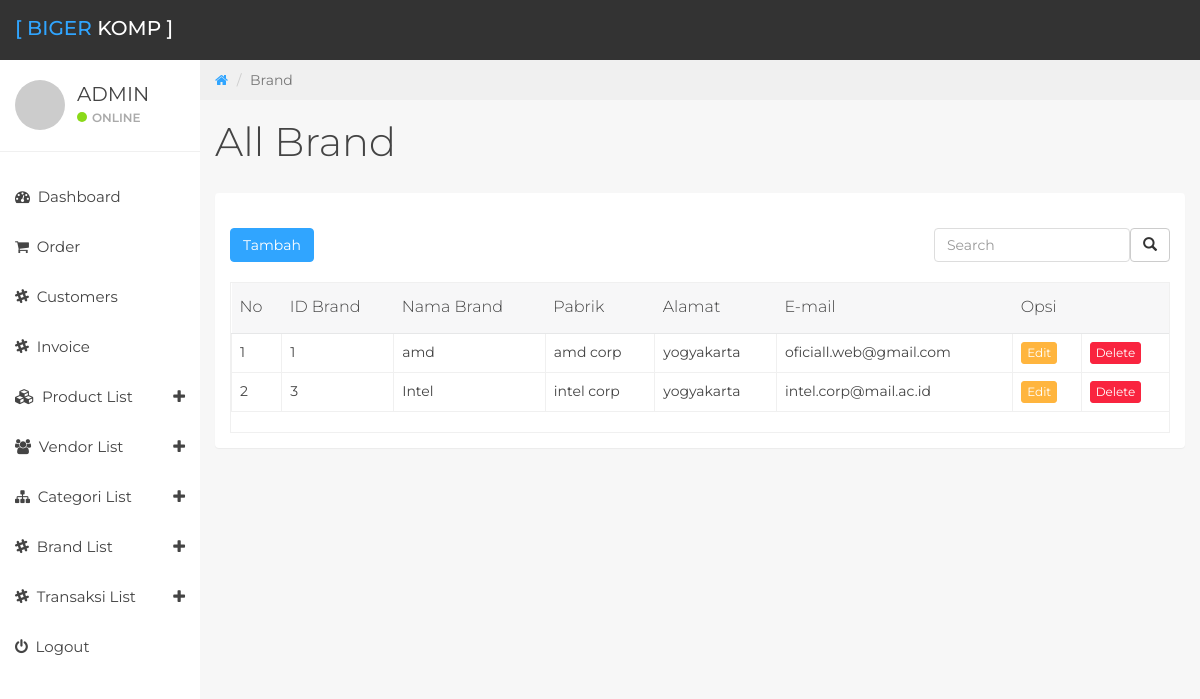
Page /home/showbrand (signed in) on the committed database.
### tables this page shows
CREATE TABLE `brand` (
  `id_brand` int(11) NOT NULL,
  `nama_brand` varchar(20) NOT NULL,
  `manufacture` varchar(30) NOT NULL,
  `alamat` text NOT NULL,
  `email` varchar(50) NOT NULL
);

### application/libraries/template.php (called while the page is built)
<?php
class Template {
   var $template_data = array();
    public function set($name, $value)
    {
        $this->template_data[$name]=$value;
    }
    public function load($template='', $view='', $view_data='', $return = FALSE)
    {
        $this->CI =& get_instance();
        $this->set('contents',$this->CI->load->view($view, $view_data, TRUE));
        return $this->CI->load->view($template, $this->template_data, $return);
    }
}
?>

### application/controllers/home.php (called while the page is built, shortened)
<?php
class Home extends CI_Controller {
 		public function showbrand(){
 			$data['value'] = $this->produk_model->getData('brand')->result();
 			$data['count'] = $this->produk_model->getData('brand')->num_rows();
 			$this->template->load('admin/wraper','admin/isi/showbrand',$data);
 		}
}
?>

### index.php (called while the page is built, shortened)
<?php
require_once BASEPATH.'core/CodeIgniter.php';

### application/models/produk_model.php (called while the page is built, shortened)
<?php
	class Produk_model extends CI_Model{
		public function getData($tables){
			return $this->db->get($tables);
		}
}
?>

### application/views/admin/isi/showbrand.php (the view, shortened to what this page needs)
<div class="col-sm-9 col-sm-offset-3 col-lg-10 col-lg-offset-2 main">
	<div class="row">
		<ol class="breadcrumb">
			<li><a href="#">
				<em class="fa fa-home"></em>
			</a></li>
			<li class="active">Brand</li>
		</ol>
	</div>
	<div class="row">
		<div class="col-lg-12">
			<h1 class="page-header">All Brand</h1>
		</div>
	</div>
	<div class="panel panel-container">
		<div class="row">
			<div class="col-lg-12">
				<div class="panel-body">
				<div class="bootstrap-table">
					<div class="fixed-table-toolbar">
						<a href="<?php echo base_url('home/addbrand'); ?>"><button class="btn btn-primary">Tambah</button></a>
						<div class="columns btn-group pull-right">
							<button class="btn btn-default" type="submit" name="search" title="search">
								<i class="glyphicon glyphicon-search icon-search"></i>
							</button>
						</div>
					<div class="pull-right search">
						<input class="form-control" type="text" placeholder="Search">
					</div>
				</div>
				<br>
				<div class="fixed-table-container">
				<div class="fixed-table-body">
					<table  class="table table-hover">
							<thead>
								<tr>
									<th>
										No
									</th>
									<th style="">
										ID Brand
									</th>
									<th style="">
										Nama Brand
									</th>
									<th style="">
										Pabrik
									</th>
									<th style="">
										Alamat
									</th>
									<th style="">
										E-mail
									</th>
									<th colspan="2" style="">
										Opsi
									</th>
								</tr>
							</thead>
							<?php
							if ($count == 0) {
							?>
							<tr>
								<td align="center" colspan="8">
									<div>
										<h5>Data Kosong</h5>
									</div>
								</td>
							</tr>
							<?php
							} else {
							$i =1;
							foreach ($value as $val) {
							?>
							<tr>
								<td><?php echo $i; ?></td>
								<td style=""><?php echo $val->id_brand ?></td>
								<td style=""><?php echo $val->nama_brand; ?></td>
								<td style=""><?php echo $val->manufacture; ?></td>
								<td style=""><?php echo $val->alamat; ?></td>
								<td style=""><?php echo $val->email; ?></td>
								<td><a href="<?php echo base_url('home/editbrand').'/'.$val->id_brand; ?>" class="btn btn-xs btn-warning" >Edit</a>
								</td><td>
								<a href="<?php echo base_url('home/delbrand').'/'.$val->id_brand; ?>"
									onclick="return confirm('Yakin akan menghapus  : <?php echo $val->id_brand;?> ?')" class="btn btn-xs btn-danger" >Delete</a>
								</td>
							</tr>
							<?php
							$i++;
							}}
							?>
					</table>
				</div>
			</div>
			</div>
		</div>
	</div>
		</div>
	</div>

### assets/css/styles.css (style rules this page uses)
body { background: #f7f7f7; padding-top: 60px; font-size: 14px; color: #444444; font-family: "Montserrat", "Helvetica Neue", Helvetica, Arial, sans-serif; }
a, a:hover, a:focus { color: #30a5ff; }
h1, h2, h3, h4, h5, h6 { color: #444444; }
h1 { font-weight: 300; font-size: 40px; }
input.form-control { border: 1px solid #ddd; box-shadow: none; height: 46px; }
.bootstrap-table input.form-control { height: 34px; }
.btn-primary, .btn-primary:hover, .btn-primary:focus, .btn-primary:active, .btn-primary.active, .open > .dropdown-toggle.btn-primary, .btn-primary.disabled, .btn-primary[disabled], fieldset[disabled] .btn-primary, .btn-primary.disabled:hover, .btn-primary[disabled]:hover, fieldset[disabled] .btn-primary:hover, .btn-primary.disabled:focus, .btn-primary[disabled]:focus, fieldset[disabled] .btn-primary:focus, .btn-primary.disabled:active, .btn-primary[disabled]:active, fieldset[disabled] .btn-primary:active, .btn-primary.disabled.active, .btn-primary[disabled].active, fieldset[disabled] .btn-primary.active { background-color: #30a5ff !important; border-color: #30a5ff !important; }
.btn-warning, .btn-warning:hover, .btn-warning:focus, .btn-warning:active, .btn-warning.active, .open > .dropdown-toggle.btn-warning, .btn-warning.disabled, .btn-warning[disabled], fieldset[disabled] .btn-warning, .btn-warning.disabled:hover, .btn-warning[disabled]:hover, fieldset[disabled] .btn-warning:hover, .btn-warning.disabled:focus, .btn-warning[disabled]:focus, fieldset[disabled] .btn-warning:focus, .btn-warning.disabled:active, .btn-warning[disabled]:active, fieldset[disabled] .btn-warning:active, .btn-warning.disabled.active, .btn-warning[disabled].active, fieldset[disabled] .btn-warning.active { background-color: #ffb53e; border-color: #ffb53e; }
.btn-danger, .btn-danger:hover, .btn-danger:focus, .btn-danger:active, .btn-danger.active, .open > .dropdown-toggle.btn-danger, .btn-danger.disabled, .btn-danger[disabled], fieldset[disabled] .btn-danger, .btn-danger.disabled:hover, .btn-danger[disabled]:hover, fieldset[disabled] .btn-danger:hover, .btn-danger.disabled:focus, .btn-danger[disabled]:focus, fieldset[disabled] .btn-danger:focus, .btn-danger.disabled:active, .btn-danger[disabled]:active, fieldset[disabled] .btn-danger:active, .btn-danger.disabled.active, .btn-danger[disabled].active, fieldset[disabled] .btn-danger.active { background-color: #f9243f; border-color: #f9243f; }
.panel { border: 0; }
.panel-container { padding-top: 20px; }
.breadcrumb { border-radius: 0; padding: 10px 15px 10px 15px; background: #f0f0f0; margin: 0; }
h1.page-header { margin-top: 20px; border-bottom: 0; }
.table { background: #fff; }
.fixed-table-container { border: 1px solid #f0f0f0; }
.fixed-table-container thead th { background: #f7f7f8; border-color: #ddd; color: #444444; font-weight: 300; font-size: 16px; }
.fixed-table-container tbody td { border: 1px solid #f0f0f0; }
.fixed-table-container tbody td:last-child { border-right: none; }
.table > thead > tr > th { border-bottom: 1px solid #e6e7e8; vertical-align: middle; height: 50px; padding: 8px; }

### rows in the picture
brand: id_brand "1", nama_brand "amd", manufacture "amd corp", alamat "yogyakarta", email "oficiall.web@gmail.com"
brand: id_brand "3", nama_brand "Intel", manufacture "intel corp", alamat "yogyakarta", email "intel.corp@mail.ac.id"
